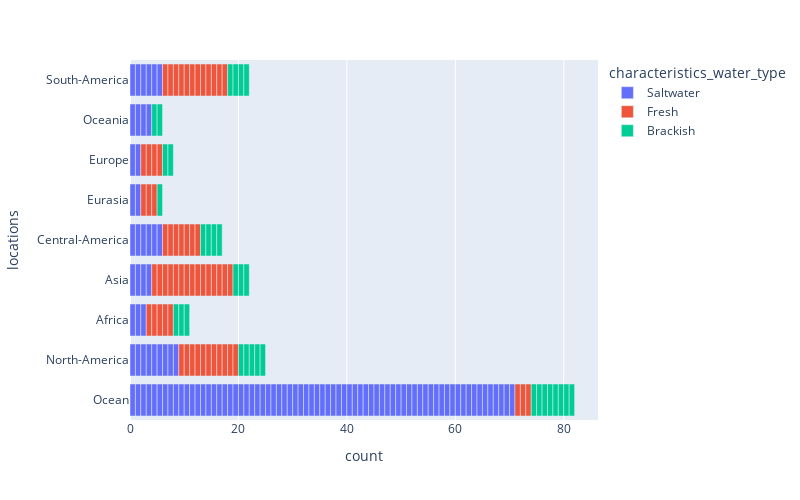

Notebook code cell kept with this figure:
### Markdown cell above
**1. Distribución de Hábitats**:
   - Columnas necesarias: `characteristics_habitat`, `characteristics_water_type`, `locations`.
   - Gráfico: Un gráfico de barras o un gráfico de tarta para mostrar la distribución de especies en diferentes hábitats.

### Code cell
# Filtrar los valores "Unknown, NotListed = la especie no ha sido evaluada, LeastConcern = preocupacion menor, DataDeficient = no hay datos suficientes
# cambiar el tipo de agua Salt por Saltwater, ya que se refieren a agua salada"
df_filtrado1 = df_ocean.query('characteristics_water_type != "Unknown" and characteristics_water_type.notna() and locations != "NotListed" and locations != "LeastConcern" and locations != "DataDeficient" and locations != "Unknown"')
df_filtrado1["characteristics_water_type"] = df_filtrado1["characteristics_water_type"].replace("Salt", "Saltwater")
# Definir el tamaño de la figura
fig = px.bar(data_frame=df_filtrado1,
             y="locations",
             hover_data=["characteristics_habitat", "name", "taxonomy_family"],
             color="characteristics_water_type",
             height=500,  # Ajusta el alto de la figura
             width=800)   # Ajusta el ancho de la figura

# Mostrar el gráfico
fig.show()

### Figure 1 — Plotly figure (JSON) as saved in the notebook; plotly's stock layout.template omitted (floating-point values rounded to 4 significant figures; data arrays with more than 128 entries replaced by an {"elided": "..."} marker saying what was removed)
{"data": [{"alignmentgroup": "True", "customdata": {"elided": "110x3 str values"}, "hovertemplate": "characteristics_water_type=Saltwater<br>count=%{x}<br>locations=%{y}<br>characteristics_habitat=%{customdata[0]}<br>name=%{customdata[1]}<br>taxonomy_family=%{customdata[2]}<extra></extra>", "legendgroup": "Saltwater", "marker": {"color": "#636efa", "pattern": {"shape": ""}}, "name": "Saltwater", "offsetgroup": "Saltwater", "orientation": "h", "showlegend": true, "textposition": "auto", "type": "bar", "x": [1, 1, 1, 1, 1, 1, 1, 1, 1, 1, 1, 1, 1, 1, 1, 1, 1, 1, 1, 1, 1, 1, 1, 1, 1, 1, 1, 1, 1, 1, 1, 1, 1, 1, 1, 1, 1, 1, 1, 1, 1, 1, 1, 1, 1, 1, 1, 1, 1, 1, 1, 1, 1, 1, 1, 1, 1, 1, 1, 1, 1, 1, 1, 1, 1, 1, 1, 1, 1, 1, 1, 1, 1, 1, 1, 1, 1, 1, 1, 1, 1, 1, 1, 1, 1, 1, 1, 1, 1, 1, 1, 1, 1, 1, 1, 1, 1, 1, 1, 1, 1, 1, 1, 1, 1, 1, 1, 1, 1, 1], "xaxis": "x", "y": ["Ocean", "Ocean", "Ocean", "Ocean", "Ocean", "Ocean", "Ocean", "Ocean", "Ocean", "Ocean", "Ocean", "North-America", "Ocean", "Ocean", "Ocean", "Ocean", "Ocean", "Ocean", "Ocean", "Ocean", "Africa", "Asia", "Central-America", "Eurasia", "Europe", "North-America", "Ocean", "Oceania", "South-America", "Ocean", "Ocean", "Ocean", "Ocean", "Ocean", "Ocean", "Ocean", "Ocean", "Ocean", "Ocean", "Asia", "Central-America", "Eurasia", "North-America", "Ocean", "Ocean", "Ocean", "North-America", "Ocean", "Ocean", "Central-America", "North-America", "South-America", "Ocean", "Central-America", "North-America", "Ocean", "Ocean", "Ocean", null, "Ocean", "Central-America", "South-America", null, "Ocean", "Africa", "Asia", "Central-America", "North-America", "Oceania", "South-America", "Ocean", "Ocean", "Ocean", "Ocean", "Ocean", "Ocean", "South-America", "Ocean", "Africa", "Asia", "Oceania", "Ocean", "North-America", "Ocean", "South-America", "Ocean", "Ocean", "Ocean", "Ocean", "Ocean", "Oceania", "Europe", "North-America", "Ocean", "Ocean", null, "Ocean", "Ocean", "Ocean", "Ocean", "Ocean", "Ocean", "Ocean", "Ocean", "Ocean", "Ocean", "Ocean", "Ocean", "Ocean", "Ocean"], "yaxis": "y"}, {"alignmentgroup": "True", "customdata": {"elided": "62x3 str values"}, "hovertemplate": "characteristics_water_type=Fresh<br>count=%{x}<br>locations=%{y}<br>characteristics_habitat=%{customdata[0]}<br>name=%{customdata[1]}<br>taxonomy_family=%{customdata[2]}<extra></extra>", "legendgroup": "Fresh", "marker": {"color": "#EF553B", "pattern": {"shape": ""}}, "name": "Fresh", "offsetgroup": "Fresh", "orientation": "h", "showlegend": true, "textposition": "auto", "type": "bar", "x": [1, 1, 1, 1, 1, 1, 1, 1, 1, 1, 1, 1, 1, 1, 1, 1, 1, 1, 1, 1, 1, 1, 1, 1, 1, 1, 1, 1, 1, 1, 1, 1, 1, 1, 1, 1, 1, 1, 1, 1, 1, 1, 1, 1, 1, 1, 1, 1, 1, 1, 1, 1, 1, 1, 1, 1, 1, 1, 1, 1, 1, 1], "xaxis": "x", "y": ["Central-America", "North-America", "South-America", "Africa", "Asia", "Eurasia", "South-America", "Asia", "Africa", "Central-America", "North-America", "Central-America", "North-America", "Asia", "Africa", "Central-America", "South-America", "Ocean", "Asia", "South-America", "Africa", "Asia", "Africa", "Asia", "North-America", "Ocean", "South-America", "Central-America", "North-America", "Asia", "Asia", "Eurasia", "Central-America", "South-America", "Asia", null, "Asia", "Europe", "North-America", "South-America", "Asia", "North-America", "South-America", "South-America", "South-America", "Central-America", "North-America", null, "Asia", "South-America", "Asia", "Asia", "Europe", "North-America", "Asia", "North-America", "Europe", "Eurasia", "Europe", "North-America", "Ocean", "South-America"], "yaxis": "y"}, {"alignmentgroup": "True", "customdata": [["Salt waters and brackish waters, as well as in temperate waters", "Anchovies", "Engraulidae"], ["Reservoirs, rivers, lakes, and ponds", "Blue Catfish", "Ictaluridae"], ["Reservoirs, rivers, lakes, and ponds", "Blue Catfish", "Ictaluridae"], ["Warm, offshore waters", "Bonnethead Shark", "Sphyrnidae"], ["Sandy beaches and salt or brackish water", "Fiddler Crab", "Ocypodidae"], ["Sandy beaches and salt or brackish water", "Fiddler Crab", "Ocypodidae"], ["Sandy beaches and salt or brackish water", "Fiddler Crab", "Ocypodidae"], ["Sandy beaches and salt or brackish water", "Fiddler Crab", "Ocypodidae"], ["Sandy beaches and salt or brackish water", "Fiddler Crab", "Ocypodidae"], ["Sandy beaches and salt or brackish water", "Fiddler Crab", "Ocypodidae"], ["Sandy beaches and salt or brackish water", "Fiddler Crab", "Ocypodidae"], ["marine saltwater", "Garden Eel", "Congridae"], ["Tropical and subtropical seas", "Grouper", "Serranidae"], ["Tropical and subtropical seas", "Grouper", "Serranidae"], ["Tropical and subtropical seas", "Grouper", "Serranidae"], ["Tropical and subtropical seas", "Grouper", "Serranidae"], ["Tropical and subtropical seas", "Grouper", "Serranidae"], ["Oceans, estuaries, coastal streams", "Keta Salmon", "Salmonidae"], ["Brackish waters, fresh waters, saline waters (Not salty waters). Found in Texas, Mexico, Florida, Michigan, and Wisconsin", "Longnose Gar", "Lepisosteidae"], ["Tropical freshwater lakes and rivers", "Milkfish", "Chanidae"], ["Tropical freshwater lakes and rivers", "Milkfish", "Chanidae"], ["Reefs and rocky shores", "Oyster", "Ostreidae"], ["Shallow tropical waters and coral reefs", "Seahorse", "Syngnathidae"], ["Shallow tropical waters and coral reefs", "Seahorse", "Syngnathidae"], ["Shallow tropical waters and coral reefs", "Seahorse", "Syngnathidae"], ["Shallow tropical waters and coral reefs", "Seahorse", "Syngnathidae"], ["Shallow tropical waters and coral reefs", "Seahorse", "Syngnathidae"], ["Shallow tropical waters and coral reefs", "Seahorse", "Syngnathidae"], ["Shallow tropical waters and coral reefs", "Seahorse", "Syngnathidae"], ["Shallow tropical waters and coral reefs", "Seahorse", "Syngnathidae"], ["Shallow tropical waters and coral reefs", "Seahorse", "Syngnathidae"], ["Amazon coastal waters", "X-Ray Tetra", "Characidae"]], "hovertemplate": "characteristics_water_type=Brackish<br>count=%{x}<br>locations=%{y}<br>characteristics_habitat=%{customdata[0]}<br>name=%{customdata[1]}<br>taxonomy_family=%{customdata[2]}<extra></extra>", "legendgroup": "Brackish", "marker": {"color": "#00cc96", "pattern": {"shape": ""}}, "name": "Brackish", "offsetgroup": "Brackish", "orientation": "h", "showlegend": true, "textposition": "auto", "type": "bar", "x": [1, 1, 1, 1, 1, 1, 1, 1, 1, 1, 1, 1, 1, 1, 1, 1, 1, 1, 1, 1, 1, 1, 1, 1, 1, 1, 1, 1, 1, 1, 1, 1], "xaxis": "x", "y": ["Ocean", "Central-America", "North-America", "Ocean", "Africa", "Asia", "Central-America", "Europe", "North-America", "Oceania", "South-America", "Ocean", "Africa", "Central-America", "North-America", "Ocean", "South-America", "Ocean", "North-America", "Asia", "Ocean", "Ocean", "Africa", "Asia", "Central-America", "Eurasia", "Europe", "North-America", "Ocean", "Oceania", "South-America", "South-America"], "yaxis": "y"}], "layout": {"barmode": "relative", "height": 500, "legend": {"title": {"text": "characteristics_water_type"}, "tracegroupgap": 0}, "margin": {"t": 60}, "width": 800, "xaxis": {"anchor": "y", "autorange": true, "domain": [0, 1], "range": [0, 86.32], "title": {"text": "count"}, "type": "linear"}, "yaxis": {"anchor": "x", "autorange": true, "domain": [0, 1], "range": [-0.5, 8.5], "title": {"text": "locations"}, "type": "category"}}}
